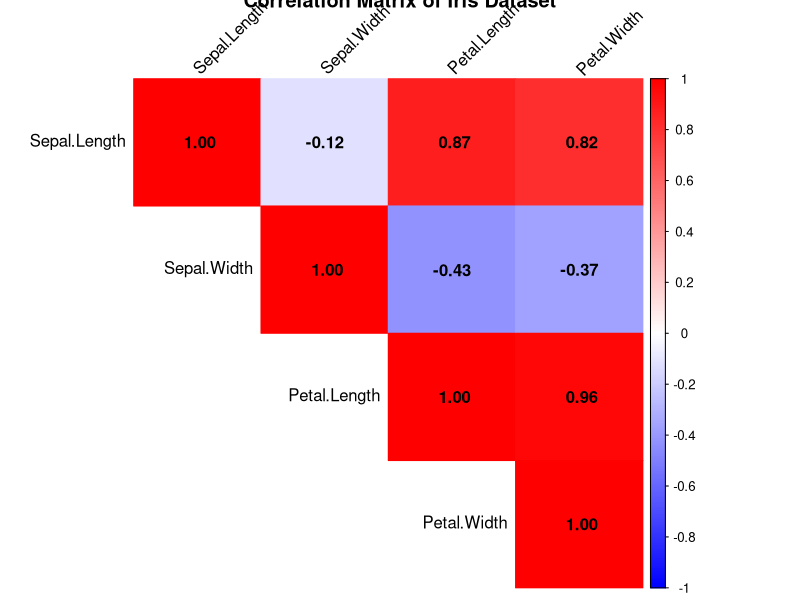

R code for this plot:
# Week-10
# a. Find the Correlation Maatrix 

# Load necessary libraries
install.packages("ggplot2")
install.packages("corrplot")
library(ggplot2)
library(corrplot)

# Load the Iris dataset
data("iris")

# Calculate the correlation matrix for the numeric columns
correlation_matrix <- cor(iris[, 1:4])

# Print the correlation matrix
print(correlation_matrix)

# Visualize the correlation matrix using corrplot
corrplot(correlation_matrix, method = "color", type = "upper", 
         tl.col = "black", tl.srt = 45, addCoef.col = "black", 
         col = colorRampPalette(c("blue", "white", "red"))(200),
         title = "Correlation Matrix of Iris Dataset")


# b. ANOVA 
# Load the Iris dataset
data("iris")

# Perform ANOVA for Sepal Length
anova_sepal_length <- aov(Sepal.Length ~ Species, data = iris)
summary(anova_sepal_length)

# Perform ANOVA for Sepal Width
anova_sepal_width <- aov(Sepal.Width ~ Species, data = iris)
summary(anova_sepal_width)

# Perform ANOVA for Petal Length
anova_petal_length <- aov(Petal.Length ~ Species, data = iris)
summary(anova_petal_length)

# Perform ANOVA for Petal Width
anova_petal_width <- aov(Petal.Width ~ Species, data = iris)
summary(anova_petal_width)


